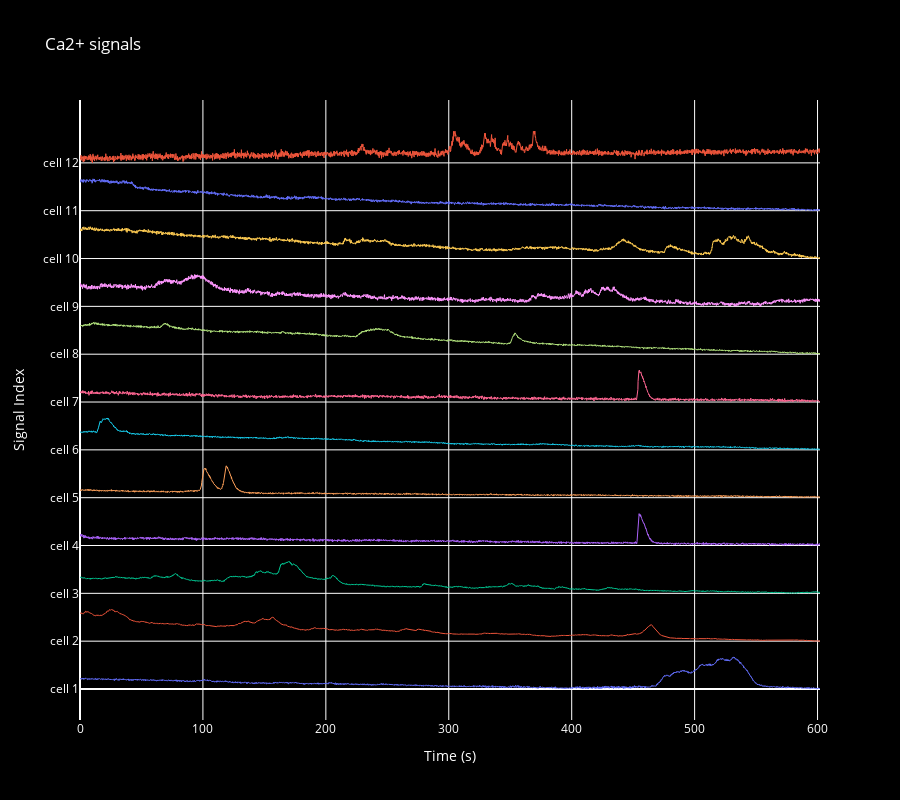

Source (notebook cell):
### Code cell
### check data
import plotly.graph_objects as go
import numpy as np

# Assuming spks is a 2D NumPy array: shape (n_signals, n_timepoints)
# data = Fneu
# data = spks
data = F_corrected_cells

# Get number of signals
n_signals = data.shape[0]
timevec = np.arange(data.shape[1]) / fs  # Time vector in seconds

# Normalize each signal between 0 and 1
data_normalized = np.zeros_like(data, dtype=float)
for i in range(n_signals):
    min_val = np.min(data[i])
    max_val = np.max(data[i])
    data_normalized[i] = (data[i] - min_val) / (max_val - min_val) if max_val != min_val else 0

# Vertical offset between signals
offset = 1.5
y_positions = np.arange(n_signals) * offset

# Create figure
fig = go.Figure()

# Add each signal as a line trace
for i in range(n_signals):
    fig.add_trace(go.Scatter(
        y=data_normalized[i] + y_positions[i],
        x=timevec,
        mode='lines',
        line=dict(width=1),
        name=f'Signal {i+1}',
        hovertemplate=f'Time: %{{x}}<br>Amplitude: %{{y:.3f}}<br>Signal: {i+1}<extra></extra>'
    ))

# Update layout with black background
fig.update_layout(
    title='Ca2+ signals',
    xaxis_title='Time (s)',
    yaxis_title='Signal Index',
    yaxis=dict(
        tickvals=y_positions,
        ticktext=[f'cell {i+1}' for i in range(n_signals)]
    ),
    height=800,
    showlegend=False,
    plot_bgcolor='black',
    paper_bgcolor='black',
    font=dict(color='white'),
)

fig.show()

### Figure 1 — Plotly figure (JSON) as saved in the notebook; plotly's stock layout.template omitted (floating-point values rounded to 4 significant figures; data arrays with more than 128 entries replaced by an {"elided": "..."} marker saying what was removed)
{"data": [{"hovertemplate": "Time: %{x}<br>Amplitude: %{y:.3f}<br>Signal: 1<extra></extra>", "line": {"width": 1}, "mode": "lines", "name": "Signal 1", "type": "scatter", "x": {"elided": "4215 float values"}, "y": {"elided": "4215 float values"}}, {"hovertemplate": "Time: %{x}<br>Amplitude: %{y:.3f}<br>Signal: 2<extra></extra>", "line": {"width": 1}, "mode": "lines", "name": "Signal 2", "type": "scatter", "x": {"elided": "4215 float values"}, "y": {"elided": "4215 float values"}}, {"hovertemplate": "Time: %{x}<br>Amplitude: %{y:.3f}<br>Signal: 3<extra></extra>", "line": {"width": 1}, "mode": "lines", "name": "Signal 3", "type": "scatter", "x": {"elided": "4215 float values"}, "y": {"elided": "4215 float values"}}, {"hovertemplate": "Time: %{x}<br>Amplitude: %{y:.3f}<br>Signal: 4<extra></extra>", "line": {"width": 1}, "mode": "lines", "name": "Signal 4", "type": "scatter", "x": {"elided": "4215 float values"}, "y": {"elided": "4215 float values"}}, {"hovertemplate": "Time: %{x}<br>Amplitude: %{y:.3f}<br>Signal: 5<extra></extra>", "line": {"width": 1}, "mode": "lines", "name": "Signal 5", "type": "scatter", "x": {"elided": "4215 float values"}, "y": {"elided": "4215 float values"}}, {"hovertemplate": "Time: %{x}<br>Amplitude: %{y:.3f}<br>Signal: 6<extra></extra>", "line": {"width": 1}, "mode": "lines", "name": "Signal 6", "type": "scatter", "x": {"elided": "4215 float values"}, "y": {"elided": "4215 float values"}}, {"hovertemplate": "Time: %{x}<br>Amplitude: %{y:.3f}<br>Signal: 7<extra></extra>", "line": {"width": 1}, "mode": "lines", "name": "Signal 7", "type": "scatter", "x": {"elided": "4215 float values"}, "y": {"elided": "4215 float values"}}, {"hovertemplate": "Time: %{x}<br>Amplitude: %{y:.3f}<br>Signal: 8<extra></extra>", "line": {"width": 1}, "mode": "lines", "name": "Signal 8", "type": "scatter", "x": {"elided": "4215 float values"}, "y": {"elided": "4215 float values"}}, {"hovertemplate": "Time: %{x}<br>Amplitude: %{y:.3f}<br>Signal: 9<extra></extra>", "line": {"width": 1}, "mode": "lines", "name": "Signal 9", "type": "scatter", "x": {"elided": "4215 float values"}, "y": {"elided": "4215 float values"}}, {"hovertemplate": "Time: %{x}<br>Amplitude: %{y:.3f}<br>Signal: 10<extra></extra>", "line": {"width": 1}, "mode": "lines", "name": "Signal 10", "type": "scatter", "x": {"elided": "4215 float values"}, "y": {"elided": "4215 float values"}}, {"hovertemplate": "Time: %{x}<br>Amplitude: %{y:.3f}<br>Signal: 11<extra></extra>", "line": {"width": 1}, "mode": "lines", "name": "Signal 11", "type": "scatter", "x": {"elided": "4215 float values"}, "y": {"elided": "4215 float values"}}, {"hovertemplate": "Time: %{x}<br>Amplitude: %{y:.3f}<br>Signal: 12<extra></extra>", "line": {"width": 1}, "mode": "lines", "name": "Signal 12", "type": "scatter", "x": {"elided": "4215 float values"}, "y": {"elided": "4215 float values"}}], "layout": {"font": {"color": "white"}, "height": 800, "paper_bgcolor": "black", "plot_bgcolor": "black", "showlegend": false, "title": {"text": "Ca2+ signals"}, "xaxis": {"title": {"text": "Time (s)"}}, "yaxis": {"ticktext": ["cell 1", "cell 2", "cell 3", "cell 4", "cell 5", "cell 6", "cell 7", "cell 8", "cell 9", "cell 10", "cell 11", "cell 12"], "tickvals": [0.0, 1.5, 3.0, 4.5, 6.0, 7.5, 9.0, 10.5, 12.0, 13.5, 15.0, 16.5], "title": {"text": "Signal Index"}}}}
